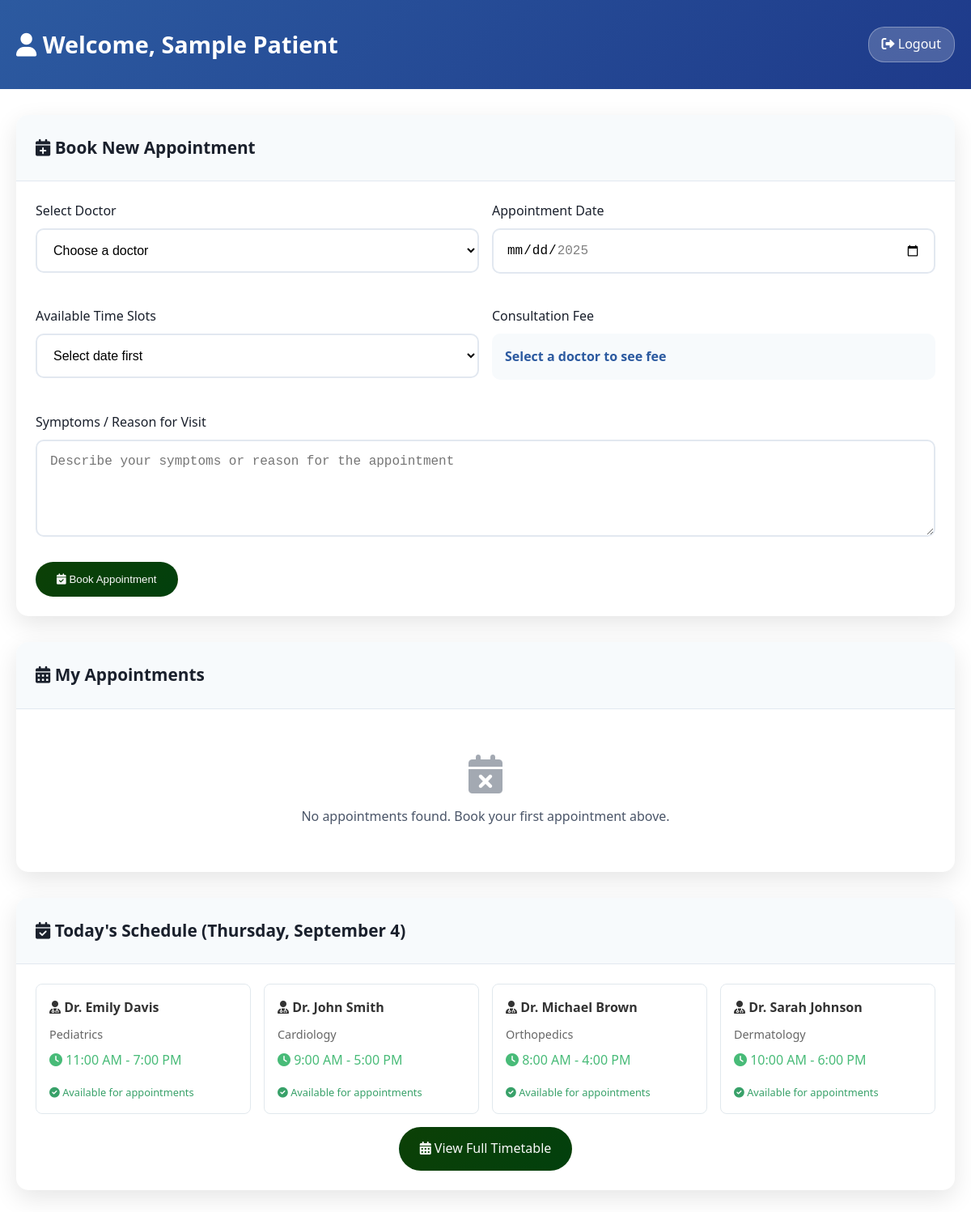
Screenshot of /patient_dashboard.php (signed in) with the database file from the repository.
### tables this page shows
CREATE TABLE `doctor_availability` (
  `id` int(11) NOT NULL,
  `doctor_id` int(11) NOT NULL,
  `day_of_week` enum('Monday','Tuesday','Wednesday','Thursday','Friday','Saturday','Sunday') NOT NULL,
  `start_time` time NOT NULL,
  `end_time` time NOT NULL,
  `status` enum('available','unavailable') DEFAULT 'available'
);

CREATE TABLE `doctors` (
  `id` int(11) NOT NULL,
  `name` varchar(100) NOT NULL,
  `email` varchar(100) NOT NULL,
  `password` varchar(255) NOT NULL,
  `specialization` varchar(100) NOT NULL,
  `phone` varchar(15) NOT NULL,
  `address` text NOT NULL,
  `consultation_fee` decimal(10,2) NOT NULL,
  `experience_years` int(11) NOT NULL,
  `qualification` varchar(200) NOT NULL,
  `profile_image` varchar(255) DEFAULT 'default_doctor.jpg',
  `status` enum('active','inactive') DEFAULT 'active',
  `created_at` timestamp NOT NULL DEFAULT current_timestamp()
);

### patient_dashboard.php (the view, shortened to what this page needs)
<?php
require_once 'config.php';
$patient_id = $_SESSION['patient_id'];
$patient_name = $_SESSION['patient_name'];
try {
    $stmt = $pdo->prepare("
        SELECT a.*, d.name as doctor_name, d.specialization, d.consultation_fee
        FROM appointments a
        JOIN doctors d ON a.doctor_id = d.id
        WHERE a.patient_id = ?
        ORDER BY a.appointment_date DESC, a.appointment_time DESC
    ");
    $stmt->execute([$patient_id]);
    $appointments = $stmt->fetchAll();
} catch (PDOException $e) {
    $appointments = [];
}
?>
<!DOCTYPE html>
<html lang="en">
<head>
    <link rel="stylesheet" href="styles.css">
    <link href="https://cdnjs.cloudflare.com/ajax/libs/font-awesome/6.0.0/css/all.min.css" rel="stylesheet">
</head>
<body>
    <div class="dashboard-header">
        <div class="container">
            <div class="dashboard-nav">
                <h1><i class="fas fa-user"></i> Welcome, <?php echo htmlspecialchars($patient_name); ?></h1>
                <div>
                    <a href="logout.php" class="logout-btn">
                        <i class="fas fa-sign-out-alt"></i> Logout
                    </a>
                </div>
            </div>
        </div>
    </div>
    <div class="dashboard-content">
        <div class="card">
            <div class="card-header">
                <h3><i class="fas fa-calendar-plus"></i> Book New Appointment</h3>
            </div>
            <div class="card-body">
                <form method="POST" action="" id="appointmentForm">
                    <div style="display: grid; grid-template-columns: 1fr 1fr; gap: 1rem; margin-bottom: 1rem;">
                        <div class="form-group">
                            <label for="doctor_id">Select Doctor</label>
                            <select name="doctor_id" id="doctor_id" required onchange="loadDoctorAvailability()">
                                <option value="">Choose a doctor</option>
                            </select>
                        </div>
                        <div class="form-group">
                            <label for="appointment_date">Appointment Date</label>
                            <input type="date" name="appointment_date" id="appointment_date"
                                   min="<?php echo date('Y-m-d'); ?>"
                                   max="<?php echo date('Y-m-d', strtotime('+30 days')); ?>"
                                   required onchange="loadAvailableSlots()">
                        </div>
                    </div>
                    <div style="display: grid; grid-template-columns: 1fr 1fr; gap: 1rem; margin-bottom: 1rem;">
                        <div class="form-group">
                            <label for="appointment_time">Available Time Slots</label>
                            <select name="appointment_time" id="appointment_time" required>
                                <option value="">Select date first</option>
                            </select>
                        </div>
                        <div class="form-group">
                            <label>Consultation Fee</label>
                            <div id="consultation_fee" style="padding: 1rem; background: #f7fafc; border-radius: 10px; font-weight: 600; color: #2c5aa0;">
                                Select a doctor to see fee
                            </div>
                        </div>
                    </div>
                    <div class="form-group">
                        <label for="symptoms">Symptoms / Reason for Visit</label>
                        <textarea name="symptoms" id="symptoms" placeholder="Describe your symptoms or reason for the appointment" rows="3"></textarea>
                    </div>
                    <button type="submit" name="book_appointment" class="btn btn-primary" >
                        <i class="fas fa-calendar-check"></i> Book Appointment
                    </button>
                </form>
            </div>
        </div>
        <div class="card">
            <div class="card-header">
                <h3><i class="fas fa-calendar-alt"></i> My Appointments</h3>
            </div>
            <div class="card-body">
                <?php if (empty($appointments)): ?>
                    <div style="text-align: center; padding: 2rem; color: #4a5568;">
                        <i class="fas fa-calendar-times" style="font-size: 3rem; margin-bottom: 1rem; opacity: 0.5;"></i>
                        <p>No appointments found. Book your first appointment above.</p>
                    </div>
                <?php endif; ?>
            </div>
        </div>
        <?php include 'timetable_widget.php'; ?>
    </div>
</body>
</html>

### timetable_widget.php (shortened to what this page needs)
<?php
$today = date('Y-m-d');
$currentDay = date('l');
$todayAvailabilityQuery = "
    SELECT d.*, da.start_time, da.end_time
    FROM doctors d
    JOIN doctor_availability da ON d.id = da.doctor_id
    WHERE d.status = 'active'
    AND da.day_of_week = ?
    AND da.status = 'available'
    ORDER BY d.name
";
$todayDoctors = $pdo->prepare($todayAvailabilityQuery);
$todayDoctors->execute([$currentDay]);
$availableDoctors = $todayDoctors->fetchAll();
$todayAppointmentsQuery = "
    SELECT a.*, d.name as doctor_name
    FROM appointments a
    JOIN doctors d ON a.doctor_id = d.id
    WHERE a.appointment_date = ?
    AND a.status IN ('pending', 'confirmed')
    ORDER BY a.appointment_time
";
$todayAppointments = $pdo->prepare($todayAppointmentsQuery);
$todayAppointments->execute([$today]);
$appointments = $todayAppointments->fetchAll();
?>
<div class="card">
    <div class="card-header">
        <h3><i class="fas fa-calendar-check"></i> Today's Schedule (<?php echo date('l, F j'); ?>)</h3>
    </div>
    <div class="card-body">
        <?php if (!empty($availableDoctors)): ?>
            <div style="display: grid; grid-template-columns: repeat(auto-fit, minmax(250px, 1fr)); gap: 1rem;">
                <?php foreach ($availableDoctors as $doctor): ?>
                    <div style="border: 1px solid #e1e8ed; border-radius: 8px; padding: 1rem;">
                        <h4 style="margin: 0 0 0.5rem 0; color: #333;">
                            <i class="fas fa-user-md"></i> <?php echo htmlspecialchars($doctor['name']); ?>
                        </h4>
                        <p style="margin: 0 0 0.5rem 0; color: #666; font-size: 0.9rem;">
                            <?php echo htmlspecialchars($doctor['specialization']); ?>
                        </p>
                        <p style="margin: 0 0 1rem 0; color: #48bb78; font-weight: 500;">
                            <i class="fas fa-clock"></i>
                            <?php echo date('g:i A', strtotime($doctor['start_time'])); ?> -
                            <?php echo date('g:i A', strtotime($doctor['end_time'])); ?>
                        </p>
                        <?php
                        $doctorBookings = array_filter($appointments, function($apt) use ($doctor) {
                            return $apt['doctor_id'] == $doctor['id'];
                        });
                        ?>
                        <?php if (!empty($doctorBookings)): ?>
                            <div style="background: #f8f9fa; padding: 0.5rem; border-radius: 4px;">
                                <strong style="font-size: 0.8rem; color: #666;">Booked:</strong>
                                <?php foreach ($doctorBookings as $booking): ?>
                                    <div style="font-size: 0.8rem; color: #dc3545; margin-top: 0.25rem;">
                                        <i class="fas fa-clock"></i> <?php echo date('g:i A', strtotime($booking['appointment_time'])); ?>
                                    </div>
                                <?php endforeach; ?>
                            </div>
                        <?php else: ?>
                            <div style="font-size: 0.8rem; color: #38a169;">
                                <i class="fas fa-check-circle"></i> Available for appointments
                            </div>
                        <?php endif; ?>
                    </div>
                <?php endforeach; ?>
            </div>
            <div style="text-align: center; margin-top: 1rem;">
                <a href="timetable.php" class="btn btn-primary">
                    <i class="fas fa-calendar-alt"></i> View Full Timetable
                </a>
            </div>
        <?php endif; ?>
    </div>
</div>

### styles.css (style rules this page uses)
* { margin: 0; padding: 0; box-sizing: border-box; }
body { font-family: 'Segoe UI', Tahoma, Geneva, Verdana, sans-serif; line-height: 1.6; color: #333; overflow-x: hidden; }
.container { max-width: 1200px; margin: 0 auto; padding: 0 20px; }
.btn { display: inline-block; padding: 0.75rem 1.5rem; text-decoration: none; border-radius: 50px; font-weight: 500; text-align: center; transition: all 0.3s ease; cursor: pointer; border: 2px solid transparent; }
.btn-primary { background: linear-gradient(135deg, #0c4006, #02400d); color: rgb(248, 248, 248); }
.form-group { margin-bottom: 1.5rem; }
.form-group input, .form-group textarea { width: 100%; padding: 1rem; border: 2px solid #e2e8f0; border-radius: 10px; font-size: 1rem; transition: border-color 0.3s ease; }
.form-group textarea { resize:vertical; min-height: 120px; }
.form-group label { display: block; margin-bottom: 0.5rem; color: #1a202c; font-weight: 500; }
.form-group select { width: 100%; padding: 1rem; border: 2px solid #e2e8f0; border-radius: 10px; font-size: 1rem; transition: border-color 0.3s ease; background: white; }
.dashboard-header { background: linear-gradient(135deg, #2c5aa0, #1e3a8a); color: white; padding: 2rem 0; margin-bottom: 2rem; }
.dashboard-nav { display: flex; justify-content: space-between; align-items: center; }
.dashboard-nav h1 { font-size: 1.8rem; font-weight: 600; }
.logout-btn { background: rgba(255, 255, 255, 0.2); color: white; padding: 0.5rem 1rem; border-radius: 20px; text-decoration: none; transition: background 0.3s ease; display: inline-block; cursor: pointer; border: 1px solid rgba(255, 255, 255, 0.3); }
.dashboard-content { max-width: 1200px; margin: 0 auto; padding: 0 20px; }
.card { background: white; border-radius: 15px; box-shadow: 0 10px 30px rgba(0, 0, 0, 0.1); overflow: hidden; margin-bottom: 2rem; }
.card-header { background: #f7fafc; padding: 1.5rem; border-bottom: 1px solid #e2e8f0; }
.card-header h3 { font-size: 1.3rem; font-weight: 600; color: #1a202c; }
.card-body { padding: 1.5rem; }

### rows the page displays
doctor_availability: doctor.name "Dr. Emily Davis", doctor.specialization "Pediatrics", start_time "11:00 AM", end_time "7:00 PM"
doctor_availability: doctor.name "Dr. John Smith", doctor.specialization "Cardiology", start_time "9:00 AM", end_time "5:00 PM"
doctor_availability: doctor.name "Dr. Michael Brown", doctor.specialization "Orthopedics", start_time "8:00 AM", end_time "4:00 PM"
doctor_availability: doctor.name "Dr. Sarah Johnson", doctor.specialization "Dermatology", start_time "10:00 AM", end_time "6:00 PM"

### other values shown
$patient_name "Sample Patient"
